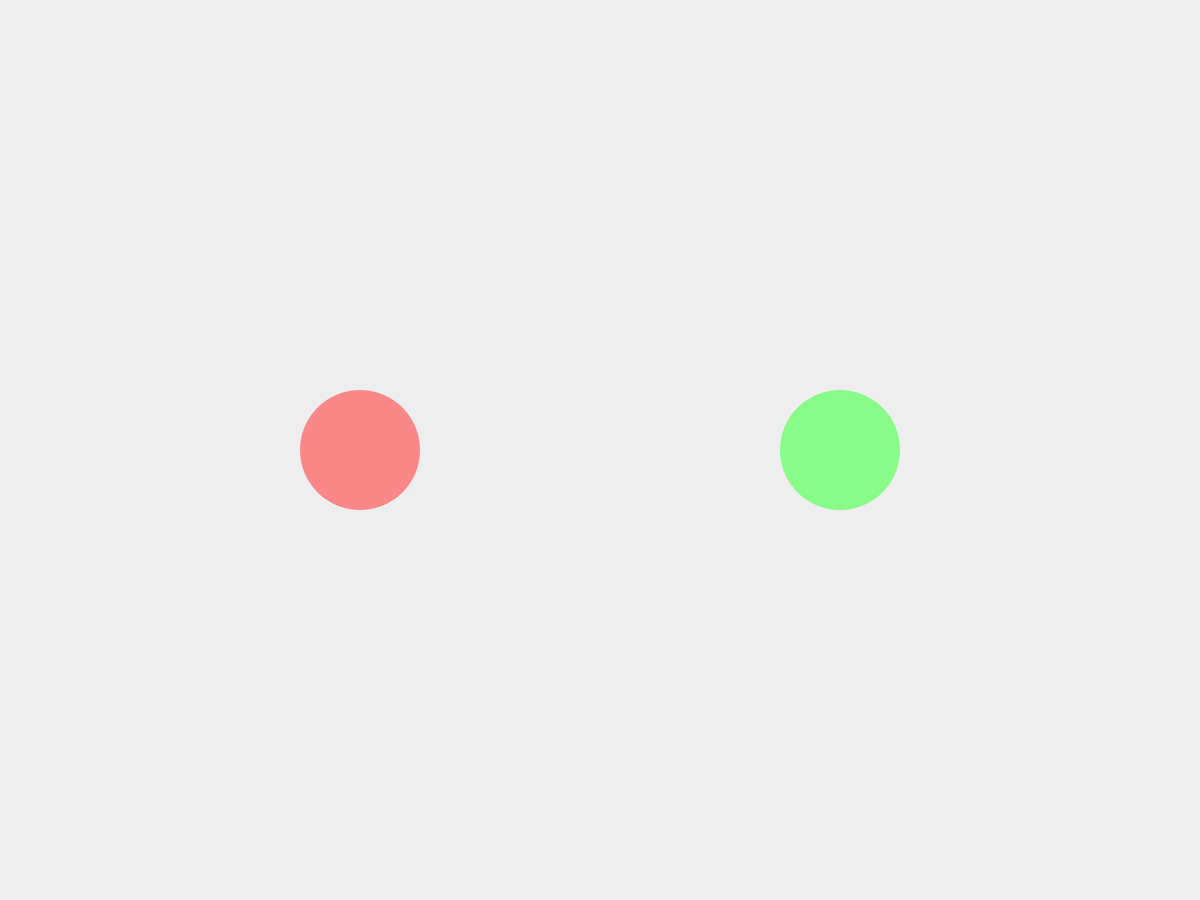
Frame 1 (no input)
Frame 60 (the mouse pressed at the canvas centre just before this capture): identical to frame 1, image omitted
Frame 120 (the mouse held since frame 60 and released just before this capture): identical to frame 1, image omitted

The Processing sketch that drew this single still picture (run headless with seeded random() and noise(); from frame 60 on, the mouse is pressed at the canvas centre):

// Processing sketch: desigualidad_00
// ── desigualidad_00.pde
Esferas p1;


int tam1;
int tam2;
int radio1;
int radio2;


void setup() {

  ///---------------------
  fullScreen();
  orientation(LANDSCAPE);
  ///---------------------
  p1 = new Esferas();

  tam1 = 160;
  tam2 = 160;
  radio1 = tam1/2;
  radio2 = tam2/2;
}


void draw () {


  p1.dibujar();
  p1.cambiatamA();
  p1.cambiatamB();
}

// ── Esfera.pde
class Esferas {
  int posXp1, posYp1;
  int posXp2, posYp2;
  color c1;
  color c2;
  color f;
  int umbralmin;


  Esferas () {

    posXp1 = width/2-width/5;
    posYp1 = height/2;
    posXp2 = width/2 + width/5;
    posYp2 = height  /2;
    c1 = color (255, 100, 100, 190);
    c2 = color (100, 255, 100, 190);
    f = color (238);
    umbralmin = 50;
  }

  void dibujar () {
    background (f);
    noStroke();
    fill (c1);
    ellipse (posXp1, posYp1, tam1, tam1);
    fill (c2);
    ellipse (posXp2, posYp2, tam2, tam2);
  }


  void cambiatamA() {
    float distanciaCentro = dist (posXp2, posYp2, mouseX, mouseY);
    if (distanciaCentro  <=  radio1 && tam2 > umbralmin) {
      tam1 += 1.3;      
      tam2 -=0.4;
      f = color (242, 196, 188, 79);
    } else {
      f = color(238);
    }
  }


  void cambiatamB() {
    float distanciaCentro = dist (posXp1, posYp1, mouseX, mouseY);
    if (distanciaCentro  <=  radio2 && tam1 > umbralmin) {
      tam2 += 1.3;
      tam1 -=0.4;
      f = color (196, 242, 188, 79);
    }
  }
}
